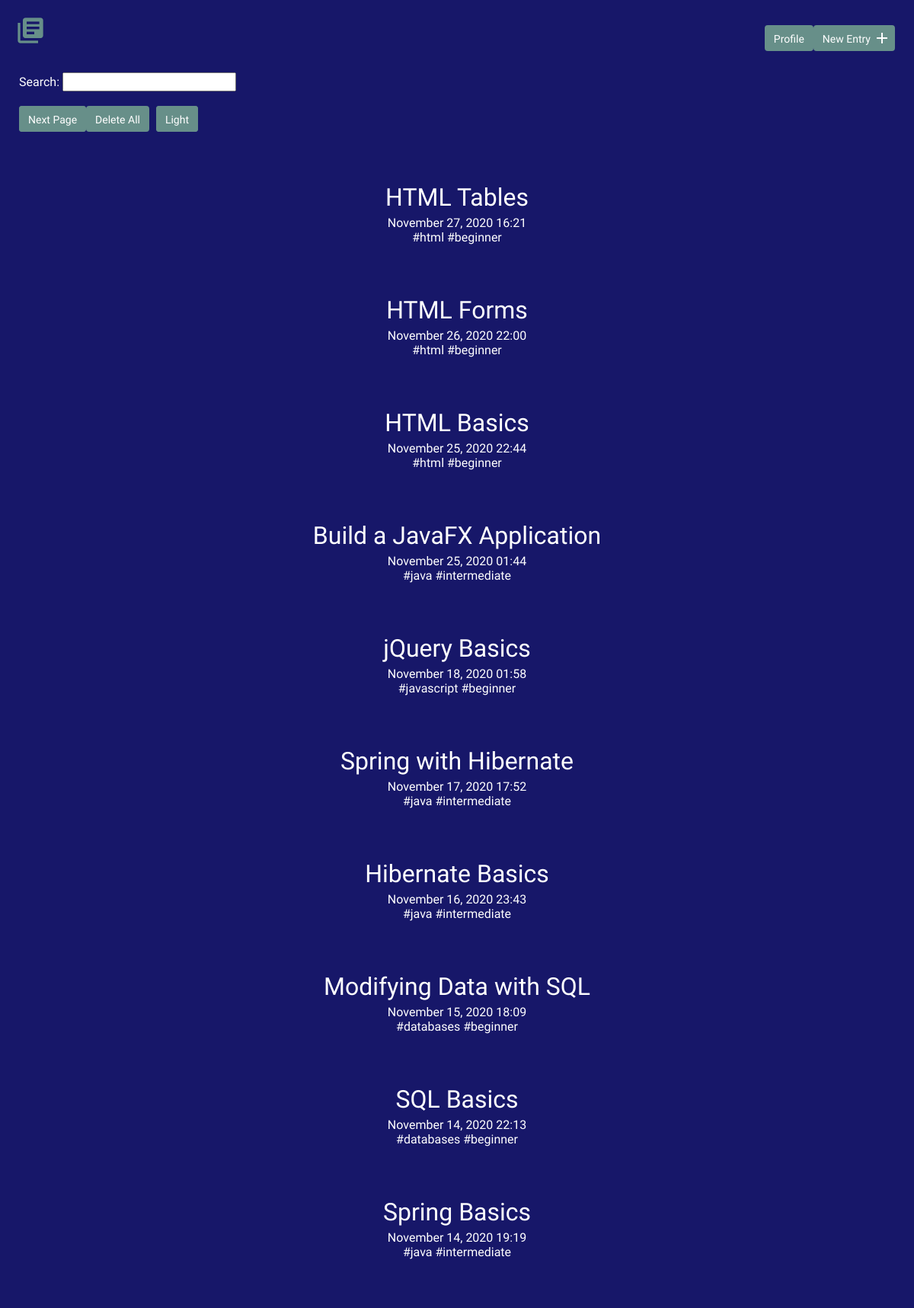
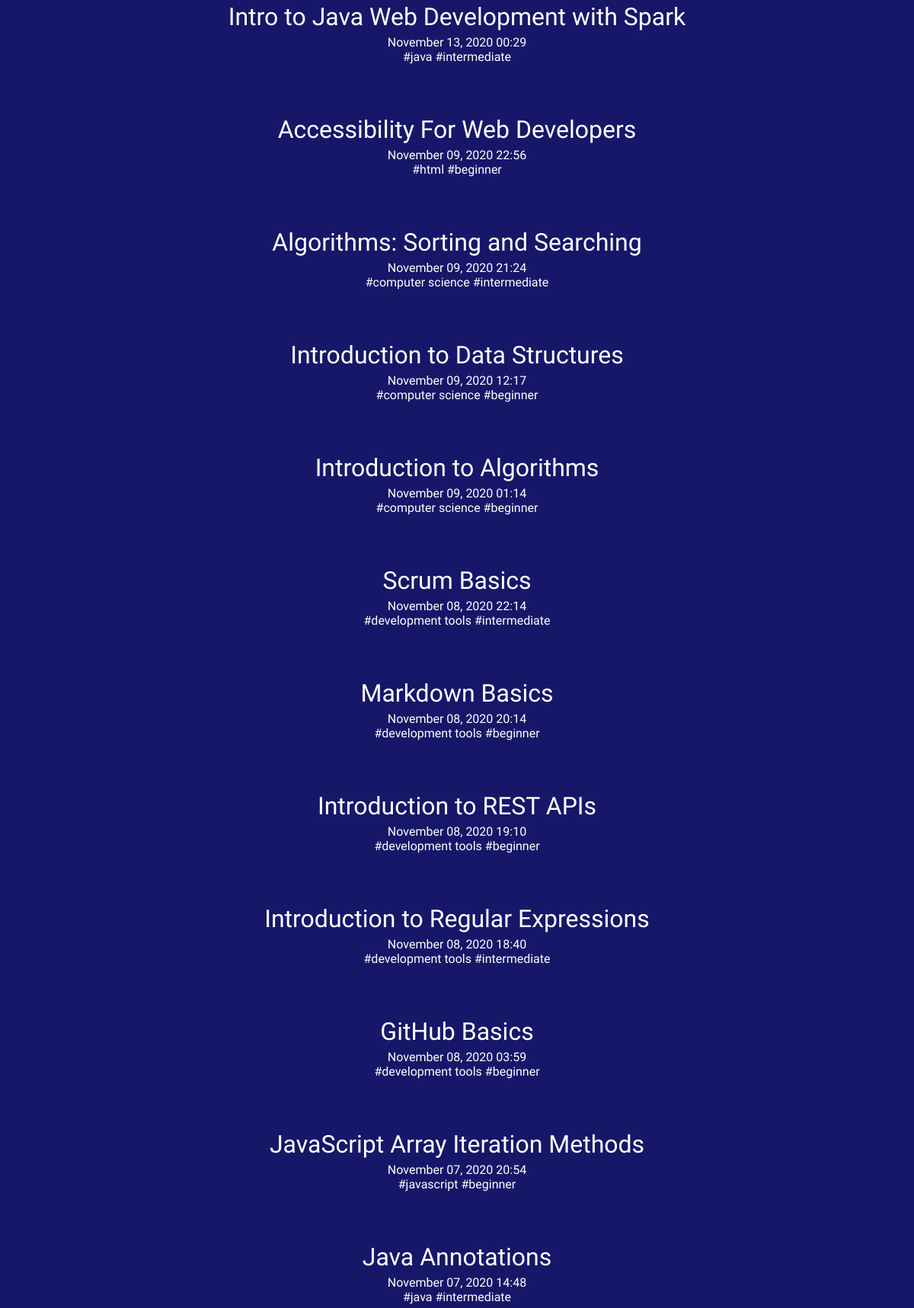
The page / (upper part) on the database its author committed (2 pictures, top to bottom).
### tables this page shows
CREATE TABLE "entries" (
	"id"	INTEGER NOT NULL PRIMARY KEY AUTOINCREMENT,
	"title"	TEXT NOT NULL,
	"date"	TEXT NOT NULL,
	"time"	TEXT NOT NULL,
	"time_spent_h"	INTEGER NOT NULL,
	"time_spent_m"	INTEGER NOT NULL,
	"learned"	BLOB NOT NULL,
	"resources"	BLOB
);

### inc/functions.php (called while the page is built, shortened)
<?php
function get_entry_list($limit, $offset) {
    include 'connection.php';
    $sql = "SELECT id, title, date, time FROM entries ";
    $sql .= "ORDER BY date DESC, time DESC, id DESC LIMIT :limit OFFSET :offset";
    try {
        $results = $db->prepare($sql);
        $results->bindValue('limit', $limit, PDO::PARAM_INT);
        $results->bindValue('offset', $offset, PDO::PARAM_INT);
        $results->execute();
    } catch (Exception $e) {
        echo "Error: " . $e->getMessage() . "<br>";
        return array();
    }
    return $results->fetchAll();
}
function get_tags($entry_id) {
    include 'connection.php';
    $sql = 'SELECT tag FROM tags ';
    $sql .= 'JOIN entry_tag ON tags.id = entry_tag.tag_id ';
    $sql .= 'JOIN entries ON entry_tag.entry_id = entries.id ';
    $sql .= 'WHERE entries.id = :entry_id';
    try {
        $results = $db->prepare($sql);
        $results->bindValue('entry_id', $entry_id, PDO::PARAM_INT);
        $results->execute();
    } catch (Exception $e) {
        echo "Error: " . $e->getMessage() . "<br>";
        return array();
    }
    return $results->fetchAll(PDO::FETCH_COLUMN, 0);
}

### index.php (the view, shortened to what this page needs)
<?php
require 'inc/functions.php';
$page = filter_input(INPUT_GET, 'p', FILTER_SANITIZE_NUMBER_INT);
if (empty($page)) {
    $page = 1;
}
$limit = 25;
$offset = $limit * ($page - 1);
include 'inc/header.php';
?>
    <section>
      <div class="container">
        <form method="get">
          Search:
          <input type="search" name="search" required>
        </form>
        <br>
        <?php
        if (empty($entries) && count(get_entry_list($limit, $offset)) >= $limit) {
            echo "<a href='index.php?p=" . ($page+1). "' class='button'>Next Page</a>";
        }
        if (!empty(get_entry_list($limit, $offset))) {
            echo "<input type='submit' class='button' value='Delete All' onclick='confirmDeleteAll()'>";
        }
        ?>
        <?php
        if (!empty($entries) && $page > 1) {
            echo "<a href='index_l.php?search=" . trim($search) . "&p=" . $page . "' class='button'>Light</a>";
        } elseif (!empty($entries) && $page == 1) {
            echo "<a href='index_l.php?search=" . trim($search) . "' class='button'>Light</a>";
        } elseif (empty($entries) && $page > 1) {
            echo "<a href='index_l.php?p=" . $page . "' class='button'>Light</a>";
        } else {
            echo "<a href='index_l.php' class='button'>Light</a>";
        }
        ?>
        <div class="entry-list">
          <?php
          if (isset($entries)) {
              foreach ($entries as $entry) {
                  echo "<article>";
                  echo "<h2><a href='detail.php?id=" . $entry['id'] . "'>" . $entry['title'] . "</a></h2>";
                  echo "<time datetime='" . $entry['date'] . " " . $entry['time'] . "'>" . date("F d, Y H:i", strtotime($entry['date'] . " " . $entry['time'])) . "</time><br>";
                  $tags = get_tags($entry['id']);
                  foreach ($tags as $tag) {
                      echo "<a href='tags.php?tag=" . $tag . "'>#" . $tag . "</a> ";
                  }
                  echo "</article>";
              }
          } else {
              foreach (get_entry_list($limit, $offset) as $item) {
                  echo "<article>";
                  echo "<h2><a href='detail.php?id=" . $item['id'] . "'>" . $item['title'] . "</a></h2>";
                  echo "<time datetime='" . $item['date'] . " " . $item['time'] . "'>" . date("F d, Y H:i", strtotime($item['date'] . " " . $item['time'])) . "</time><br>";
                  $tags = get_tags($item['id']);
                  foreach ($tags as $tag) {
                      echo "<a href='tags.php?tag=" . $tag . "'>#" . $tag . "</a> ";
                  }
                  echo "</article>";
              }
          }
          ?>
        </div>
      </div>
    </section>
<?php include 'inc/footer.php'; ?>

### inc/header.php (shortened to what this page needs)
<!DOCTYPE html>
<html>
  <head>
    <link rel="stylesheet" href="css/normalize.css">
    <link rel="stylesheet" href="css/site.css">
  </head>
  <body>
    <header>
      <div class="container">
        <div class="site-header">
          <a class="logo" href="index.php" title="Home"><i class="material-icons">library_books</i></a>
          <a class="button icon-right" href="new.php"><span>New Entry</span> <i class="material-icons">add</i></a>
          <a class="button" href="profile.php">Profile</a>
        </div>
      </div>
    </header>

### inc/footer.php (shortened to what this page needs)
  </body>
</html>

### css/site.css (style rules this page uses)
body { font-size: 16px; font-family: 'Cousine', serif; font-weight: 400; color: #fff; background-color: #171769; }
.container { margin: 0 auto; padding: 0 25px; }
header .site-header { margin: 0 auto; height: 95px; }
header .logo i { color: #678f89; margin: 20px 0 0 -5px; float: left; font-size: 40px; }
header .button { float: right; margin: 33px 0 0 0; }
a { text-decoration: none; color: #fff; }
.button { padding: 8px 10px 6px 10px; background: #678f89; border: 2px solid #678f89; border-radius: 4px; text-decoration: none; color: #fff; position: relative; text-align: center; font-size: 14px; }
.button.icon-right { padding-right: 30px; }
.button.icon-right i { position: absolute; top: 3px; right: 3px; }
h1, h2, h3 { margin: 0; font-weight: 400; line-height: 1em; color: #fff; }
h2 { font-size: 32px; }
.entry-list, .edit-entry, .new-entry { max-width: 800px; margin: 0 auto; padding: 70px 0 150px 0; }
.entry-list article { margin-bottom: 70px; text-align: center; }
.entry-list article h2 { margin-bottom: 8px; }
form input, form select, form textarea { color: #000; }
input[type=submit] { margin-right: 5px; }

### rows shown on the page
entries: title "HTML Tables", date+time "November 27, 2020 16:21", tag "html", tag "beginner"
entries: title "HTML Forms", date+time "November 26, 2020 22:00", tag "html", tag "beginner"
entries: title "HTML Basics", date+time "November 25, 2020 22:44", tag "html", tag "beginner"
entries: title "Build a JavaFX Application", date+time "November 25, 2020 01:44", tag "java", tag "intermediate"
entries: title "jQuery Basics", date+time "November 18, 2020 01:58", tag "javascript", tag "beginner"
entries: title "Spring with Hibernate", date+time "November 17, 2020 17:52", tag "java", tag "intermediate"
entries: title "Hibernate Basics", date+time "November 16, 2020 23:43", tag "java", tag "intermediate"
entries: title "Modifying Data with SQL", date+time "November 15, 2020 18:09", tag "databases", tag "beginner"
entries: title "SQL Basics", date+time "November 14, 2020 22:13", tag "databases", tag "beginner"
entries: title "Spring Basics", date+time "November 14, 2020 19:19", tag "java", tag "intermediate"
entries: title "Intro to Java Web Development with Spark", date+time "November 13, 2020 00:29", tag "java", tag "intermediate"
entries: title "Accessibility For Web Developers", date+time "November 09, 2020 22:56", tag "html", tag "beginner"
entries: title "Algorithms: Sorting and Searching", date+time "November 09, 2020 21:24", tag "computer science", tag "intermediate"
entries: title "Introduction to Data Structures", date+time "November 09, 2020 12:17", tag "computer science", tag "beginner"
entries: title "Introduction to Algorithms", date+time "November 09, 2020 01:14", tag "computer science", tag "beginner"
entries: title "Scrum Basics", date+time "November 08, 2020 22:14", tag "development tools", tag "intermediate"
entries: title "Markdown Basics", date+time "November 08, 2020 20:14", tag "development tools", tag "beginner"
entries: title "Introduction to REST APIs", date+time "November 08, 2020 19:10", tag "development tools", tag "beginner"
entries: title "Introduction to Regular Expressions", date+time "November 08, 2020 18:40", tag "development tools", tag "intermediate"
entries: title "GitHub Basics", date+time "November 08, 2020 03:59", tag "development tools", tag "beginner"
entries: title "JavaScript Array Iteration Methods", date+time "November 07, 2020 20:54", tag "javascript", tag "beginner"
entries: title "Java Annotations", date+time "November 07, 2020 14:48", tag "java", tag "intermediate"
